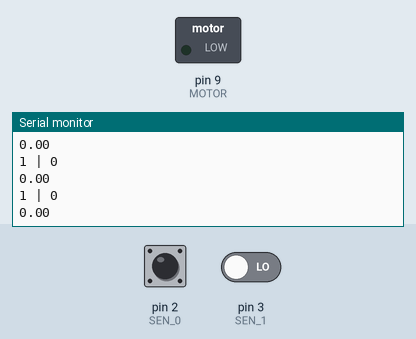
A sketch run on a simulated Arduino Leonardo, built with avr-gcc and run on an emulated ATmega32U4. Parts: switched loads named in the sketch (green lamp = pin HIGH), the last lines printed to the serial monitor. The inputs (shaded band) are chosen by the test bench; at power-on: pin 2 (SEN_0) HIGH, pin 3 (SEN_1) LOW.

Above: at 1.2 s.
1.3 s: pin 2 (SEN_0) driven LOW
At 1.38 s:
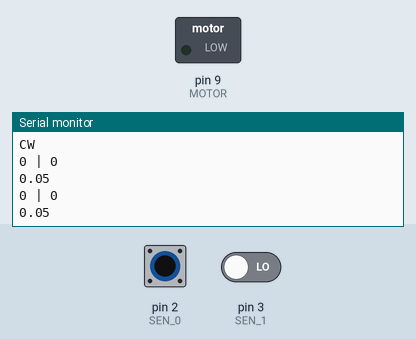
2.8 s: pin 2 (SEN_0) pulsed HIGH 2 times (0.12 s each, 0.3 s apart)
At 3.0 s:
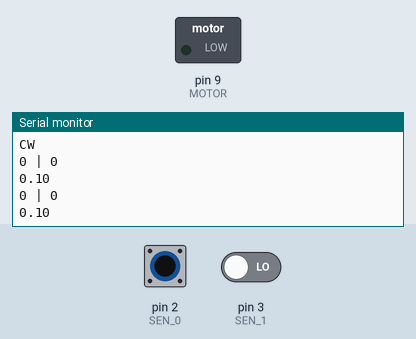
Timing chart, 0 to 5.8 s (numbered marks = the images above; inputs shaded):
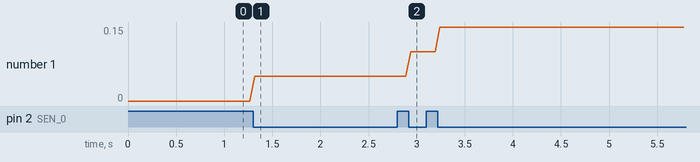

Measured:
- after the input at 1.3 s, the serial monitor: prints a new line at once (image 1)
- after the input at 2.8 s, the serial monitor: prints a new line after 0.12 s (image 2)
- plotted number 1: 0 → 0.05 after the input at 1.3 s, 0.05 → 0.15 after the input at 2.8 s

The sketch:

left-hand-mouse.ino
```cpp
/* Consumer.begin();
   Consumer.write(MEDIA_VOL_UP);
   Consumer.write(MEDIA_VOL_DOWN);
   Consumer.write(MEDIA_VOL_MUTE);
*/

#include <HID-Project.h>

const int SEN_0 = 2;
const int SEN_1 = 3;
const int MOTOR = 9;

int typedChars = 0;
double counter = 0;
double bad_increment[] = {0.05, 0.5, 5}; // millimeters
double good_increment[] = {0.01, 0.05, 0.5}; // inches
unsigned long lastWrite = 0;

void setup() {
  Serial.begin(9600);
  //Keyboard.begin();

  pinMode(MOTOR, OUTPUT);
  pinMode(SEN_0, INPUT);
  pinMode(SEN_1, INPUT);
  attachInterrupt(digitalPinToInterrupt(SEN_0), checkDir, FALLING);
}

void loop() {
  Serial.println(String(digitalRead(SEN_0)) + " | " + String(digitalRead(SEN_1)));
  Serial.println(String(counter));
  delay(50);
}

void deleteChars(int num) {
  for (int i = 0; i < num; i++) {
    Keyboard.write(KEY_BACKSPACE);
    Serial.println("deleting");
  }
}

void checkDir() {
  if (millis() - lastWrite > 150) {
    lastWrite = millis();
    deleteChars(typedChars);

    if (digitalRead(SEN_1)) {
      counter -= good_increment[1];
      Serial.println("CCW");
    } else {
      counter += good_increment[1];
      Serial.println("CW");
    }

    Keyboard.print(String(counter));
    typedChars = String(counter).length();
  }
}
```
